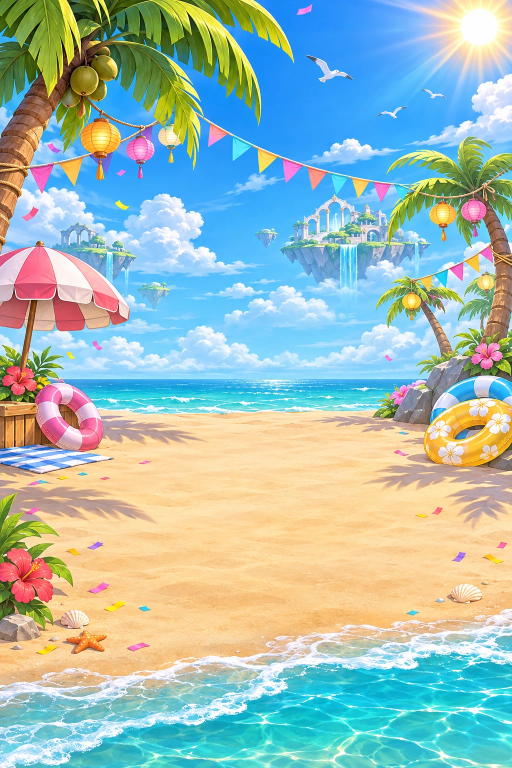
#> input picture wings-of-wonder/scripts/art-source/party/bg.webp, 1024 x 1536 px, found by its file name (shown at 1/2 size)
$ python build-party-art.py
#> lines starting #> are read from the running program, lines starting #| are printed output that depends on the picture
#!/usr/bin/env python3
"""Lagoon Gala art (image model): the beach-party lobby (scripts/art-source/party/bg.webp) and a 2 x 2 sheet of the
four event items in the order of Party.itemIds (fire, cake, wand, potion). Writes comp-party-bg and comp-party-items
(256 px tiles, each icon trimmed and centred), plus AVIF copies for hosting.

    python3 scripts/build-party-art.py
"""
from pathlib import Path
from PIL import Image
import numpy as np

SRC = Path('scripts/art-source/party'); OUT = Path('src/assets/generated'); HOST = Path('scripts/hosting-art')
bg = Image.open(SRC/'bg.webp').convert('RGB').resize((768, 1152), Image.Resampling.LANCZOS)
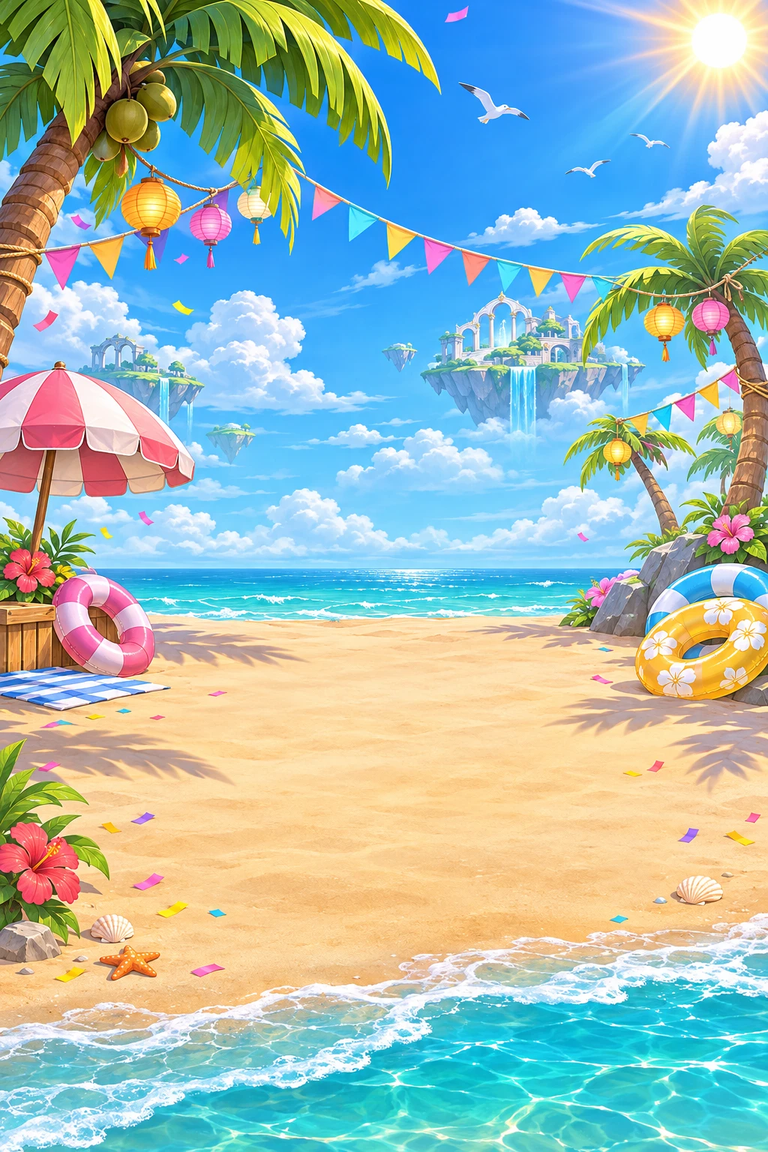
#> bg: PIL image 768x1152 RGB; mean R, G, B 161, 188.5, 182.6
bg.save(OUT/'comp-party-bg.webp', quality=84, method=6); bg.save(HOST/'comp-party-bg.avif', quality=34)
sheet = Image.open(SRC/'items.webp').convert('RGBA'); cw, ch = sheet.width//2, sheet.height//2; T = 256
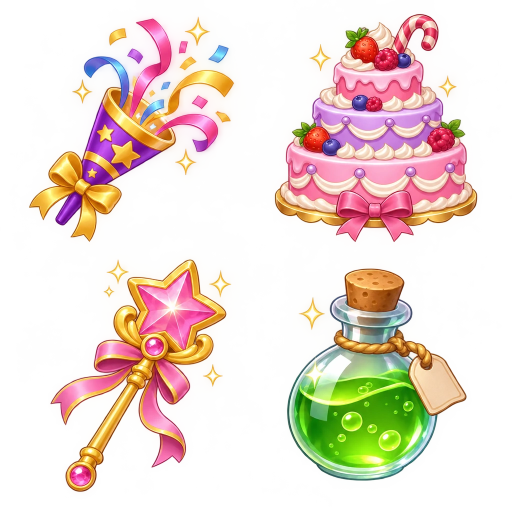
#> input picture wings-of-wonder/scripts/art-source/party/items.webp, 1024 x 1024 px, found by its file name (shown at 1/2 size)
#> further down, sheet is the input picture: PIL image 1024x1024 RGBA; mean R, G, B, A 158.4, 122.9, 98.7, 81.8
#> after `cw, ch = (sheet.width // 2, sheet.height // 2)`: cw = 512; ch = 512
atlas = Image.new('RGBA', (2*T, 2*T))
#> atlas: PIL image 512x512 RGBA; every value is 0
for n in range(4):
    c = sheet.crop(((n % 2)*cw, (n//2)*ch, (n % 2+1)*cw, (n//2+1)*ch)); a = np.array(c); a[a[..., 3] < 24] = 0; c = Image.fromarray(a)
    c = c.crop(c.getbbox()); c.thumbnail((T-20, T-20), Image.Resampling.LANCZOS)
    atlas.alpha_composite(c, ((n % 2)*T+(T-c.width)//2, (n//2)*T+(T-c.height)//2))
#> this loop made 4 passes
#> pass 1, `c = sheet.crop((n % 2 * cw, n // 2 * ch, (n % 2 + 1) * cw, (n // 2 + 1`:
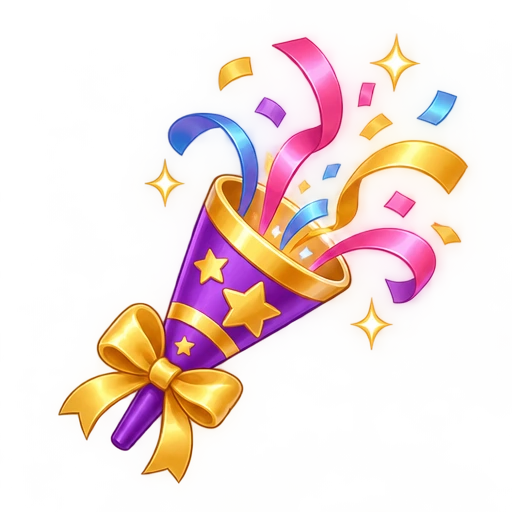
#> c: PIL image 512x512 RGBA; mean R, G, B, A 161.2, 119.9, 102.3, 62.1; transparent parts drawn white
#> pass 1, `c = c.crop(c.getbbox())`:
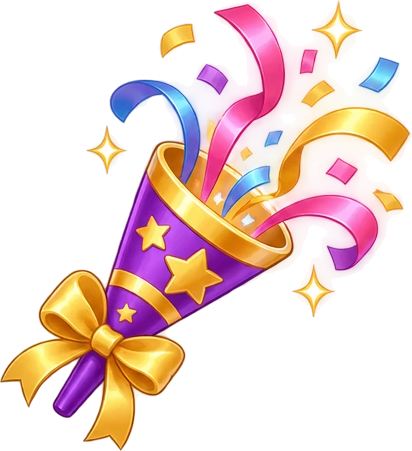
#> c: PIL image 412x451 RGBA; mean R, G, B, A 90.4, 61.9, 57, 85.6; transparent parts drawn white
#> after the loop:
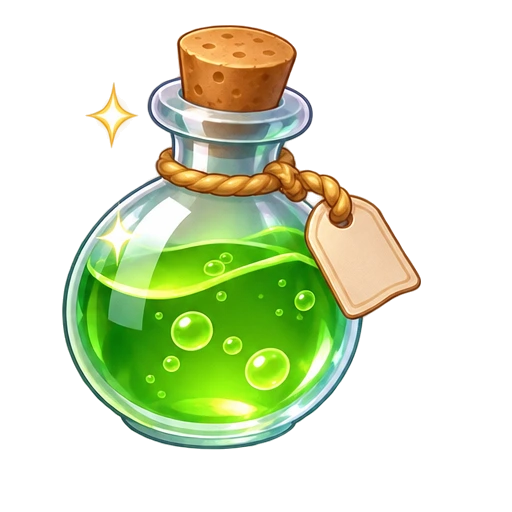
#> a: shape (512, 512, 4); mean R, G, B, A 53.2, 64.7, 32.6, 89.8; transparent parts drawn white
#> after the loop:
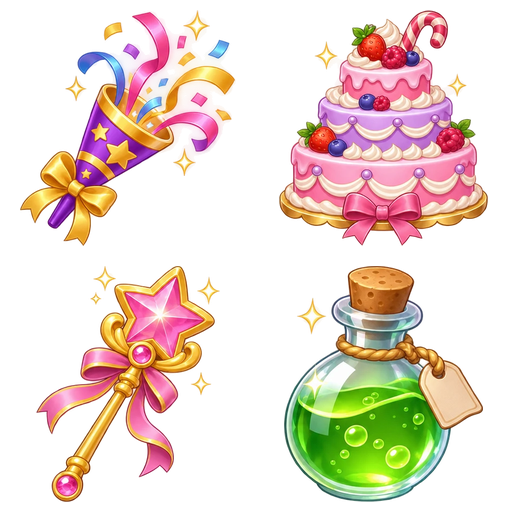
#> atlas: PIL image 512x512 RGBA; mean R, G, B, A 78, 59.9, 48.4, 89.8; transparent parts drawn white
#> after the loop:
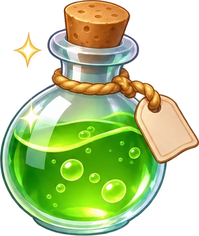
#> c: PIL image 199x236 RGBA; mean R, G, B, A 93.3, 112.9, 57.4, 154.4; transparent parts drawn white
atlas.save(OUT/'comp-party-items.webp', quality=88, method=6); atlas.save(HOST/'comp-party-items.avif', quality=40)
#> (the run stopped early here; a loop or call above may not have finished)
